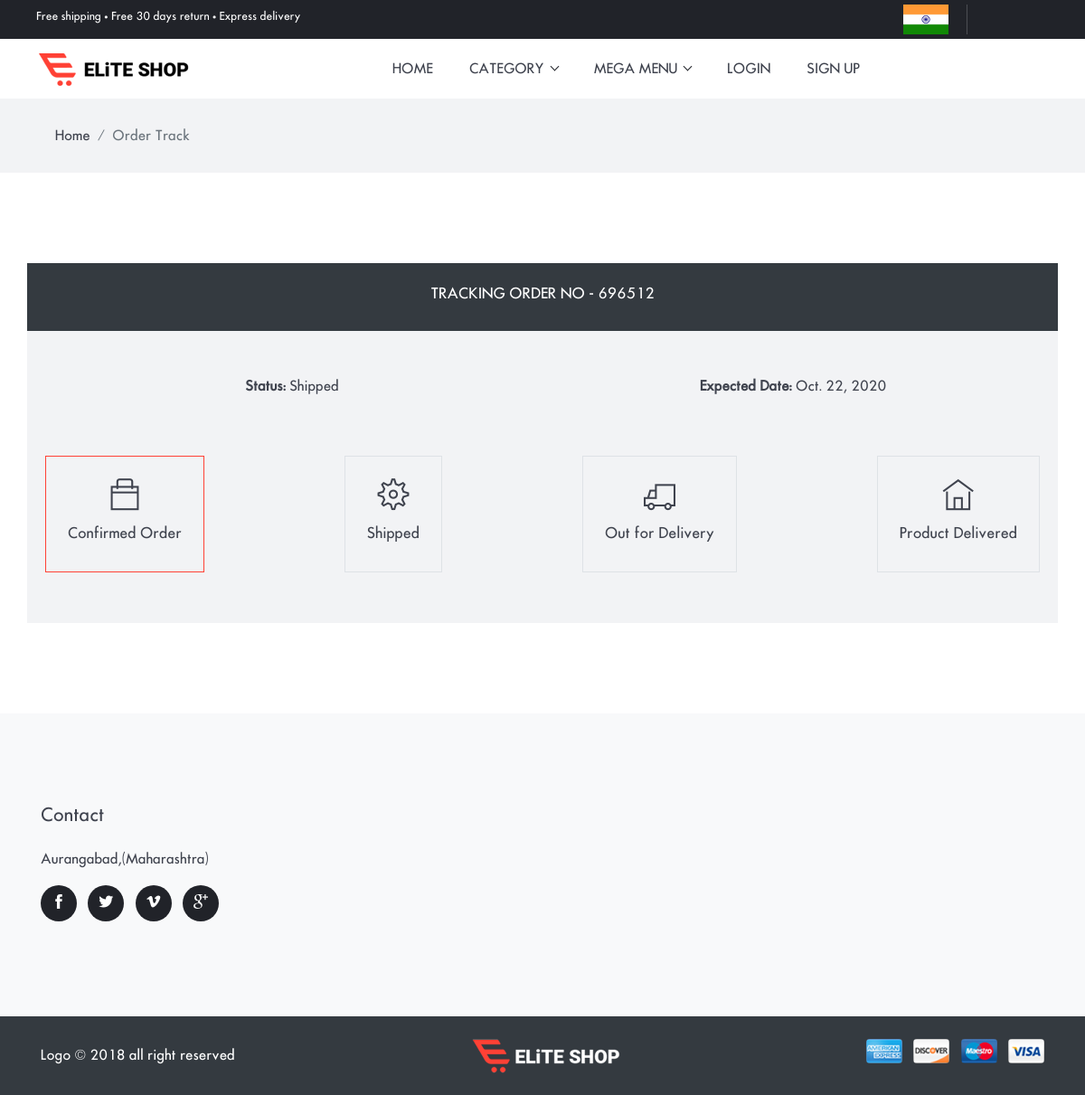
/track/6/, run on the app's committed database.
### shopping/models.py (models this page shows, shortened)
class order_product_detail(models.Model):
    order_detail=models.ForeignKey(order_product, on_delete=models.CASCADE, null=True)
    pro = models.ForeignKey(Product, on_delete=models.CASCADE, null=True,blank=True)
    quantity=models.IntegerField(null=True)
    estimated_date=models.DateField(null=True,blank=True)
    total_amount=models.IntegerField(null=True)
    status = models.CharField(max_length=100, null=True, choices=status,blank=True)

class order_product(models.Model):
    usr = models.ForeignKey(User, on_delete=models.CASCADE, null=True)
    fullname=models.CharField(max_length=100,null=True)
    house_no=models.CharField(max_length=100,null=True,blank=True)
    area_name = models.CharField(max_length=100, null=True)
    landmark = models.CharField(max_length=100, null=True,blank=True)
    state_city = models.CharField(max_length=100, null=True)
    email=models.CharField(max_length=100,null=True,blank=True)
    pincode= models.CharField(max_length=100, null=True)
    mob1 = models.CharField(max_length=100, null=True)
    mob2 = models.CharField(max_length=100, null=True,blank=True)
    date=models.DateField(blank=True,null=True)
    order_id = models.CharField(max_length=100, null=True,blank=True)
    payment_status=models.CharField(max_length=100,default='Not Done',blank=True)
    payment_id=models.CharField(max_length=100, null=True,blank=True)
    amount=models.IntegerField(null=True,blank=True)

### shopping/views.py (the view)
# urls.py: path('track/<int:tid>/',track,name='track'),
def track(request,tid):
    tra=order_product_detail.objects.filter(id=tid)
    d={'track':tra,"allcat":allcat,'mycart':mycartdata(request.user)}
    return render(request,'track.html',d)

### shopping/views.py (called while the page is built)
def allcat():
    allcat = Category.objects.all()
    return allcat

def mycartdata(User=None):
    cartlist = []
    if User.is_authenticated:
        cart=AddToCart.objects.filter(usr=User)[::-1]
        cartlist=cart[:2]
    return cartlist

### shopping/templates/track.html (shortened to what this page needs)
{%extends 'base.html'%}
{%load static%}
{%block body%}
<div class="main-wrapper">
<nav class="bg-gray py-3">
  <div class="container">
    <ol class="breadcrumb">
      <li class="breadcrumb-item"><a href="index-2.html">Home</a></li>
      <li class="breadcrumb-item active" aria-current="page">Order Track</li>
    </ol>
  </div>
</nav>
<section class="section">
  {% for i in track%}
  <div class="container">
    <div class="row bg-dark">
      <div class="col-lg-12 text-center">
        <div class="p-4">
          <h5 class="text-white">TRACKING ORDER NO - {{i.order_detail.order_id}}</h5>
        </div>
      </div>
    </div>
    <div class="row bg-gray px-3 py-5">
      <div class="col-md-6 text-center">
        <p><strong>Status: </strong>{{i.status}}</p>
      </div>
      <div class="col-md-6 text-center">
        <p><strong>Expected Date: </strong>{{i.estimated_date}}</p>
      </div>
      <div class="d-flex justify-content-between w-100 mt-5 flex-column flex-sm-row">
        <div class="border mx-1 mb-2 border-primary p-2 p-md-4 text-center" id="1">
          <i class="ti-bag icon-md mb-3 d-inline-block"></i>
          <h5>Confirmed Order</h5>
        </div>
         <div class="border mx-1 mb-2 p-2 p-md-4 text-center" id="2">
          <i class="ti-settings icon-md mb-3 d-inline-block"></i>
          <h5>Shipped</h5>
        </div>
        <div class="border mx-1 mb-2 p-2 p-md-4 text-center" id="3">
          <i class="ti-truck icon-md mb-3 d-inline-block"></i>
          <h5>Out for Delivery</h5>
        </div>
        <div class="border mx-1 mb-2 p-2 p-md-4 text-center" id="4">
          <i class="ti-home icon-md mb-3 d-inline-block"></i>
          <h5>Product Delivered</h5>
        </div>
      </div>
    </div>
  </div>
  {%endfor%}
</section>
{%endblock%}

### shopping/static/css/style.css (style rules this page uses)
body { line-height: 26px; font-family: "futura_icgregular"; font-weight: 400; -webkit-font-smoothing: antialiased; font-size: 15px; }
p, .paragraph { font-weight: 400; color: #3f434e; font-size: 15px; line-height: 26px; font-family: "futura_icgregular"; }
h1, h2, h3, h4, h5, h6, .h1, .h2, .h3, .h4, .h5, .h6 { color: #3f434e; font-family: "futura_icgregular"; font-weight: 400; }
h5, .h5 { font-size: 16px; }
body { background-color: #fff; overflow-x: hidden; }
ol, ul { list-style-type: none; margin: 0px; }
a, a:hover, a:focus { text-decoration: none; }
a, button, select, input, label { cursor: pointer; transition: .2s ease; }
.section { padding-top: 100px; padding-bottom: 100px; }
.breadcrumb { border-radius: 0; background-color: transparent; margin-bottom: 0; }
.breadcrumb-item a { color: #3f434e; }
.bg-gray { background: #f2f3f5; }
.bg-dark { background-color: #3f434e; }
.border-primary { border-color: #ff4135 !important; }
.icon-md { font-size: 35px; color: #3f434e; }

### data on the page
order_product_detail: order_detail.order_id "696512", status "Shipped", estimated_date "Oct. 22, 2020"
